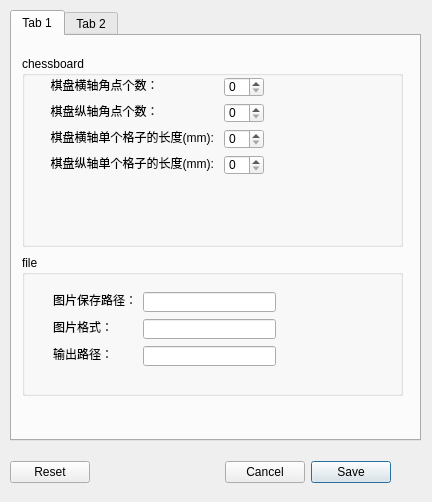
<?xml version="1.0" encoding="UTF-8"?>
<ui version="4.0">
 <class>Dialog</class>
 <widget class="QDialog" name="Dialog">
  <property name="geometry">
   <rect>
    <x>0</x>
    <y>0</y>
    <width>432</width>
    <height>502</height>
   </rect>
  </property>
  <property name="windowTitle">
   <string>Dialog</string>
  </property>
  <widget class="QTabWidget" name="tabWidget">
   <property name="geometry">
    <rect>
     <x>10</x>
     <y>10</y>
     <width>411</width>
     <height>431</height>
    </rect>
   </property>
   <property name="currentIndex">
    <number>0</number>
   </property>
   <widget class="QWidget" name="General">
    <attribute name="title">
     <string>Tab 1</string>
    </attribute>
    <widget class="QGroupBox" name="groupBox">
     <property name="geometry">
      <rect>
       <x>10</x>
       <y>20</y>
       <width>381</width>
       <height>191</height>
      </rect>
     </property>
     <property name="title">
      <string>chessboard</string>
     </property>
     <widget class="QLabel" name="wl">
      <property name="geometry">
       <rect>
        <x>22</x>
        <y>73</y>
        <width>174</width>
        <height>16</height>
       </rect>
      </property>
      <property name="text">
       <string>  棋盘横轴单个格子的长度(mm):</string>
      </property>
     </widget>
     <widget class="QLabel" name="numH">
      <property name="geometry">
       <rect>
        <x>22</x>
        <y>47</y>
        <width>120</width>
        <height>16</height>
       </rect>
      </property>
      <property name="text">
       <string>  棋盘纵轴角点个数：</string>
      </property>
     </widget>
     <widget class="QLabel" name="numW">
      <property name="geometry">
       <rect>
        <x>22</x>
        <y>21</y>
        <width>120</width>
        <height>16</height>
       </rect>
      </property>
      <property name="text">
       <string>  棋盘横轴角点个数：</string>
      </property>
     </widget>
     <widget class="QLabel" name="hl">
      <property name="geometry">
       <rect>
        <x>22</x>
        <y>99</y>
        <width>174</width>
        <height>16</height>
       </rect>
      </property>
      <property name="text">
       <string>  棋盘纵轴单个格子的长度(mm):</string>
      </property>
     </widget>
     <widget class="QSpinBox" name="boardW">
      <property name="geometry">
       <rect>
        <x>202</x>
        <y>21</y>
        <width>40</width>
        <height>20</height>
       </rect>
      </property>
     </widget>
     <widget class="QSpinBox" name="boardH">
      <property name="geometry">
       <rect>
        <x>202</x>
        <y>47</y>
        <width>40</width>
        <height>20</height>
       </rect>
      </property>
     </widget>
     <widget class="QSpinBox" name="dx">
      <property name="geometry">
       <rect>
        <x>202</x>
        <y>73</y>
        <width>40</width>
        <height>20</height>
       </rect>
      </property>
     </widget>
     <widget class="QSpinBox" name="dy">
      <property name="geometry">
       <rect>
        <x>202</x>
        <y>99</y>
        <width>40</width>
        <height>20</height>
       </rect>
      </property>
     </widget>
    </widget>
    <widget class="QGroupBox" name="groupBox_2">
     <property name="geometry">
      <rect>
       <x>10</x>
       <y>219</y>
       <width>381</width>
       <height>141</height>
      </rect>
     </property>
     <property name="title">
      <string>file</string>
     </property>
     <widget class="QLabel" name="dirInfo">
      <property name="geometry">
       <rect>
        <x>31</x>
        <y>37</y>
        <width>84</width>
        <height>16</height>
       </rect>
      </property>
      <property name="text">
       <string>图片保存路径：</string>
      </property>
     </widget>
     <widget class="QLineEdit" name="imageDir">
      <property name="geometry">
       <rect>
        <x>121</x>
        <y>37</y>
        <width>133</width>
        <height>20</height>
       </rect>
      </property>
     </widget>
     <widget class="QLabel" name="surffixInfo">
      <property name="geometry">
       <rect>
        <x>31</x>
        <y>64</y>
        <width>60</width>
        <height>16</height>
       </rect>
      </property>
      <property name="text">
       <string>图片格式：</string>
      </property>
     </widget>
     <widget class="QLineEdit" name="surffix">
      <property name="geometry">
       <rect>
        <x>121</x>
        <y>64</y>
        <width>133</width>
        <height>20</height>
       </rect>
      </property>
     </widget>
     <widget class="QLabel" name="outputInfo">
      <property name="geometry">
       <rect>
        <x>31</x>
        <y>91</y>
        <width>60</width>
        <height>16</height>
       </rect>
      </property>
      <property name="text">
       <string>输出路径：</string>
      </property>
     </widget>
     <widget class="QLineEdit" name="outputDir">
      <property name="geometry">
       <rect>
        <x>121</x>
        <y>91</y>
        <width>133</width>
        <height>20</height>
       </rect>
      </property>
     </widget>
    </widget>
   </widget>
   <widget class="QWidget" name="tab_2">
    <attribute name="title">
     <string>Tab 2</string>
    </attribute>
   </widget>
  </widget>
  <widget class="QWidget" name="layoutWidget">
   <property name="geometry">
    <rect>
     <x>10</x>
     <y>460</y>
     <width>381</width>
     <height>25</height>
    </rect>
   </property>
   <layout class="QHBoxLayout" name="horizontalLayout_2">
    <item>
     <widget class="QPushButton" name="reset">
      <property name="text">
       <string>Reset</string>
      </property>
     </widget>
    </item>
    <item>
     <spacer name="horizontalSpacer">
      <property name="orientation">
       <enum>Qt::Horizontal</enum>
      </property>
      <property name="sizeHint" stdset="0">
       <size>
        <width>40</width>
        <height>20</height>
       </size>
      </property>
     </spacer>
    </item>
    <item>
     <widget class="QPushButton" name="cancel">
      <property name="text">
       <string>Cancel</string>
      </property>
     </widget>
    </item>
    <item>
     <widget class="QPushButton" name="save">
      <property name="text">
       <string>Save</string>
      </property>
      <property name="default">
       <bool>true</bool>
      </property>
     </widget>
    </item>
   </layout>
  </widget>
 </widget>
 <resources/>
 <connections/>
</ui>
